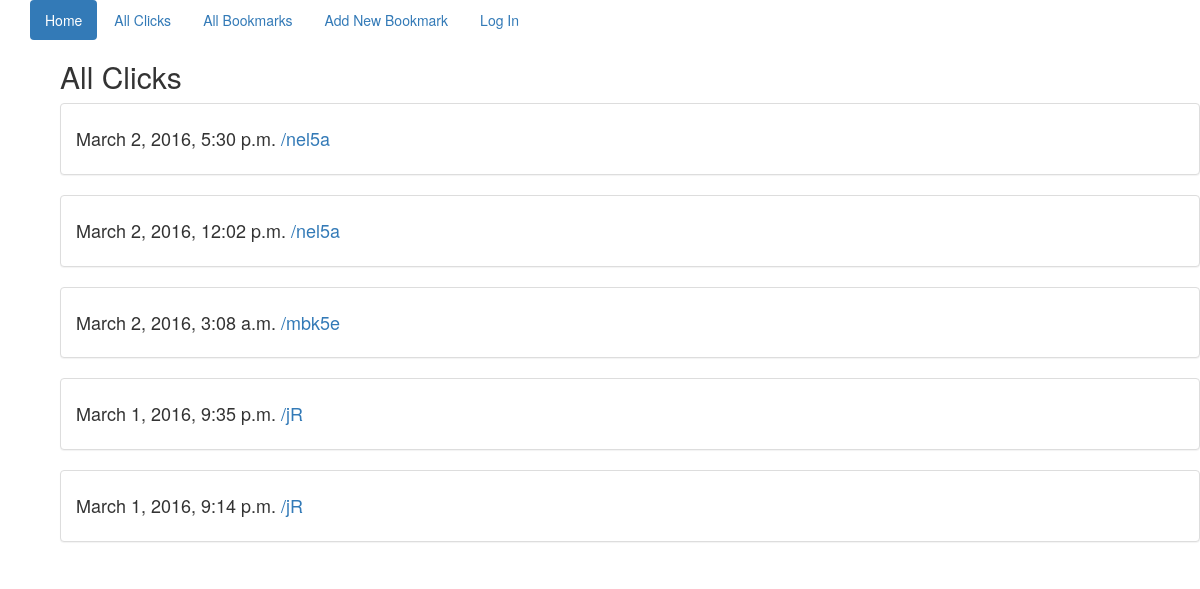
The page /all/ on the database as committed earlier.
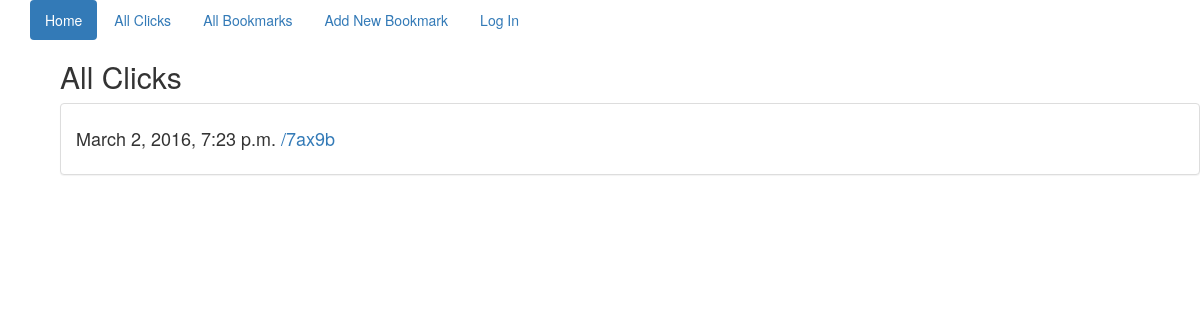
The same page on the database as committed later.
### shorten_app/models.py (models this page shows, shortened)
class Clicks(models.Model):
    time_of_click = models.DateTimeField(auto_now_add=True)
    referenced_url = models.ForeignKey(Url)
    class Meta:
        ordering = ["-time_of_click"]

class Url(models.Model):
    url = models.URLField()
    title = models.CharField(max_length=100)
    description = models.TextField()
    short_version = models.CharField(max_length=30)
    added = models.DateTimeField(auto_now_add=True)
    user = models.ForeignKey(User)
    class Meta:
        ordering = ["-added"]

### shorten_app/views.py (the view)
# urls.py: url(r'^all/$', AllClick.as_view(), name="all_clicks"),
class AllClick(ListView):
    model = Clicks

### templates/shorten_app/clicks_list.html
{% extends 'base.html' %}
{% block content %}
    <div class="container">
    <h2>All Clicks</h2>
    {% for entry in clicks_list %}
        <div class="panel panel-default">
            <div class="panel-body">
                <h4>{{ entry.time_of_click }} <a href="{% url 'clicky' entry.referenced_url.short_version %}">/{{ entry.referenced_url.short_version }}</a></h4>
            </div>
        </div>
    {% endfor %}
    </div>
{% endblock %}

### templates/base.html (shortened to what this page needs)
<!DOCTYPE html>
<html lang="en">
<head>
    <link href="https://maxcdn.bootstrapcdn.com/bootstrap/3.3.6/css/bootstrap.min.css" rel="stylesheet">
</head>
<body>
    <div class="container">
        <ul class="nav nav-pills">
            <li role="presentation" class="active"><a href="{% url 'index' %}">Home</a></li>
            <li role="presentation"><a href="{% url 'all_clicks' %}">All Clicks</a></li>
            <li role="presentation"><a href="{% url 'all_links' %}">All Bookmarks</a></li>
            <li role="presentation"><a href="{% url 'create_link' %}">Add New Bookmark</a></li>
            {% if request.user.is_authenticated %}
                <li role="presentation"><a href="{% url 'logout' %}">Log Out {{ request.user }}</a></li>
            {% else %}
                <li role="presentation"><a href="{% url 'login' %}">Log In</a></li>
            {% endif %}
        </ul>
<div class="container">{% block content %}{% endblock %}</div>
</div>
</body>
</html>

Rows that differ between the two databases and show on the page:
removed Clicks: time_of_click "March 2, 2016, 5:30 p.m.", referenced_url.short_version "nel5a"
removed Clicks: time_of_click "March 2, 2016, 12:02 p.m.", referenced_url.short_version "nel5a"
removed Clicks: time_of_click "March 2, 2016, 3:08 a.m.", referenced_url.short_version "mbk5e"
removed Clicks: time_of_click "March 1, 2016, 9:35 p.m.", referenced_url.short_version "jR"
removed Clicks: time_of_click "March 1, 2016, 9:14 p.m.", referenced_url.short_version "jR"
added Clicks: time_of_click "March 2, 2016, 7:23 p.m.", referenced_url.short_version "7ax9b"
